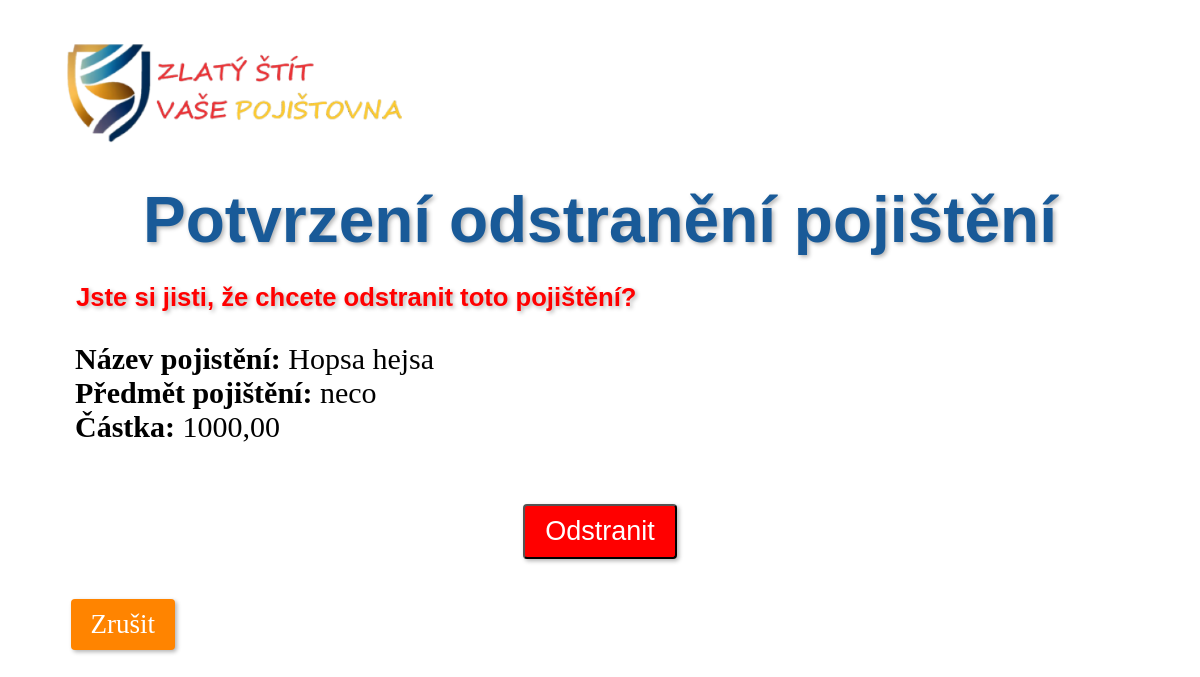
/pojisteni/pojisteni/38/odstranit/, run on an earlier commit of the app's database.
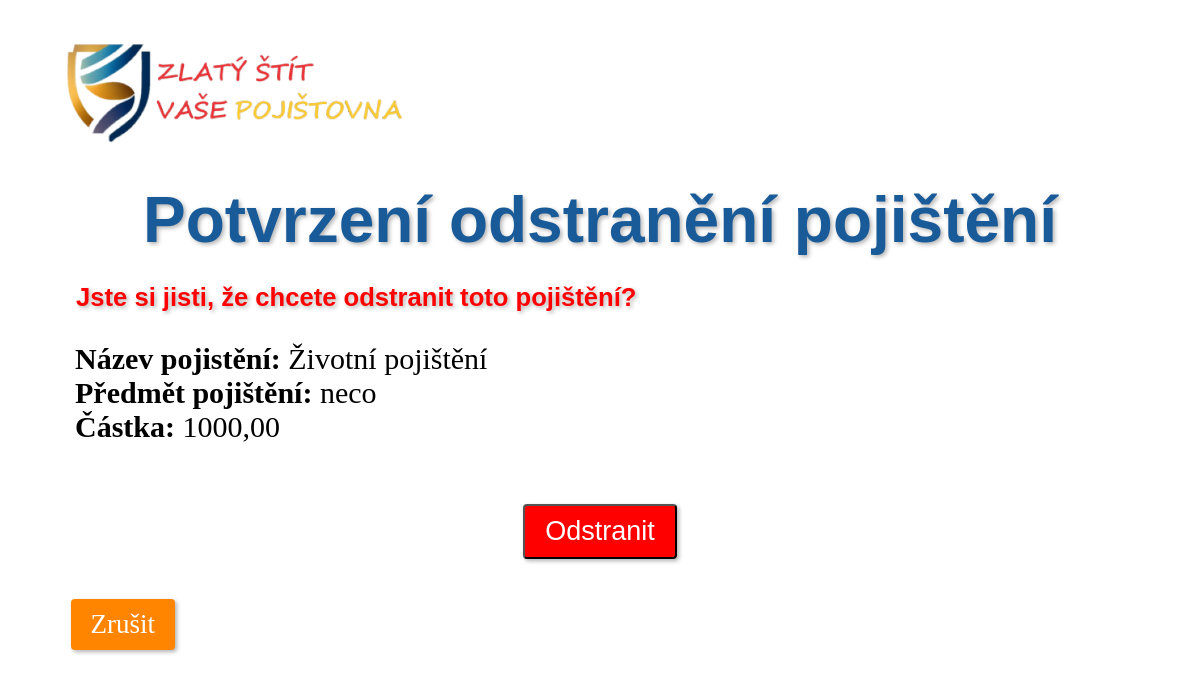
And on a later commit of the database.
### pojisteni/models.py (models this page shows, shortened)
class Pojisteni(models.Model):
    pojisteny_objekt = models.ForeignKey(Pojisteny, on_delete=models.CASCADE, related_name='pojisteni_set')
    nazev = models.CharField(max_length=100, blank=True)
    castka = models.DecimalField(max_digits=10, decimal_places=2, null=True)
    predmet = models.CharField(max_length=100, blank=True)
    platnost_od = models.DateField(blank=True, null=True)
    platnost_do = models.DateField(blank=True, null=True)
    class Meta:
        db_table = 'pojisteni'

### pojisteni/views.py (the view)
# urls.py: path('pojisteni/<int:pk>/odstranit/', views.odstranit_pojisteni, name='odstranit_pojisteni'),
def odstranit_pojisteni(request, pk):
    pojisteni = get_object_or_404(Pojisteni, pk=pk)
    pojisteny = pojisteni.pojisteny_objekt
    if request.method == 'POST':
        pojisteni.delete()
        return redirect('seznam_pojistenych')
    return render(request, 'odstranit_pojisteni.html', {'pojisteni': pojisteni, 'pojisteny': pojisteny})

### pojisteni/templates/odstranit_pojisteni.html (shortened to what this page needs)
{% load static %}
<link rel="stylesheet" href="{% static 'pojisteni/style.css' %}">
{% block content %}
<div class="row">
  <img id="logo" src="{% static 'pojisteni/images/logo6.png' %}" alt="Logo">
<h1>Potvrzení odstranění pojištění</h1>
<h2 class="upozorneni">Jste si jisti, že chcete odstranit toto pojištění?</h2>
<div class="del-inf">
  <p><strong>Název pojistění:</strong> {{ pojisteni.nazev }}</p>
  <p><strong>Předmět pojištění:</strong> {{ pojisteni.predmet }}</p>
  <p><strong>Částka:</strong> {{ pojisteni.castka }}</p>
</div>
<form class="form-odstr" method="POST" action="{% url 'odstranit_pojisteni' pk=pojisteni.pk %}">
  <input type="submit" value="Odstranit" class="btn btn-danger">
</form>
<a href="{% url 'detail_pojisteneho' pk=pojisteny.pk %}" class="btn btn-secondary btn-zrus">Zrušit</a>
{% endblock %}

What changed in the data, as far as the page shows it:
changed Pojisteni "neco": nazev "Hopsa hejsa" → "Životní pojištění"
